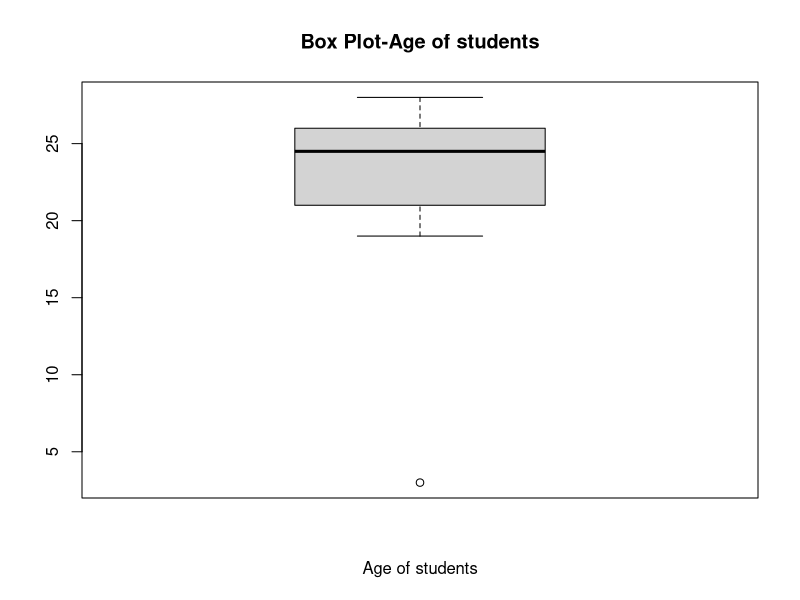
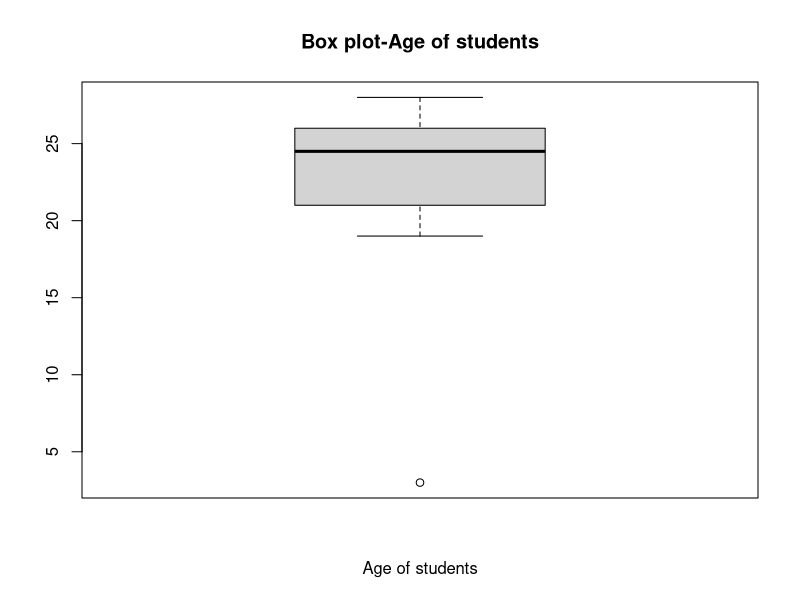

Write the R code that produced these figures, in order.
## ---- chunk 1
#Creating a vector of the Age of students
Age <- c(3, 22, 25, 27, 21, 24, 28, 19, 25, 26)
#Calculating the average of all the students
mean(Age)
#Calculating the average age of students excluding the outlier age
Age1 <- Age[-1]
mean(Age1)
## ---- chunk 2
#Plotting the box plot
boxplot(Age, xlab = "Age of students", main = "Box Plot-Age of students")
## ---- chunk 3
#Identify the outlier age(s)
Outlier_ages <- boxplot(Age, xlab = "Age of students", main = "Box plot-Age of students")$out
#Creating a vector of outlier ages 
Outlier_ages
## ---- chunk 4
#Creating an index of outliers
index_outliers <- which(Age %in% Outlier_ages)
index_outliers
## ---- chunk 5
#Identifying outliers using an index of outliers
Outlier_ages2 <- Age[index_outliers]
Outlier_ages2
